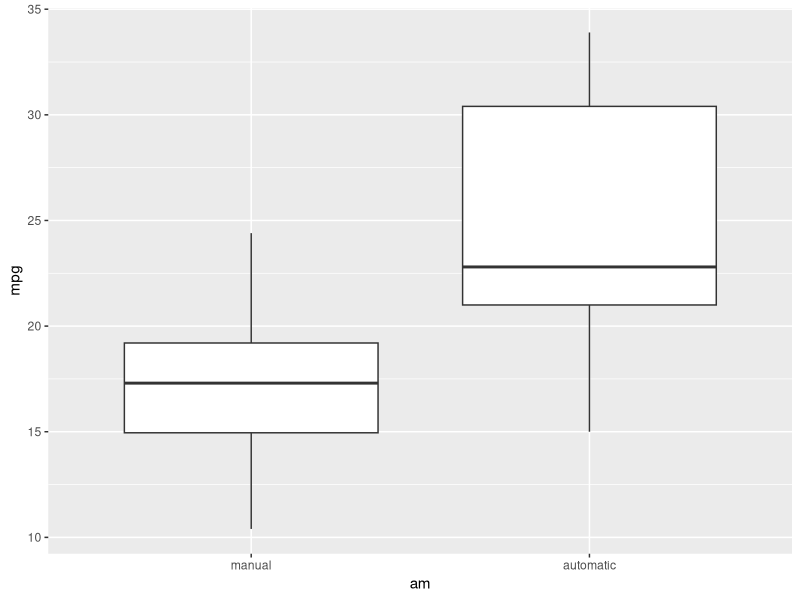
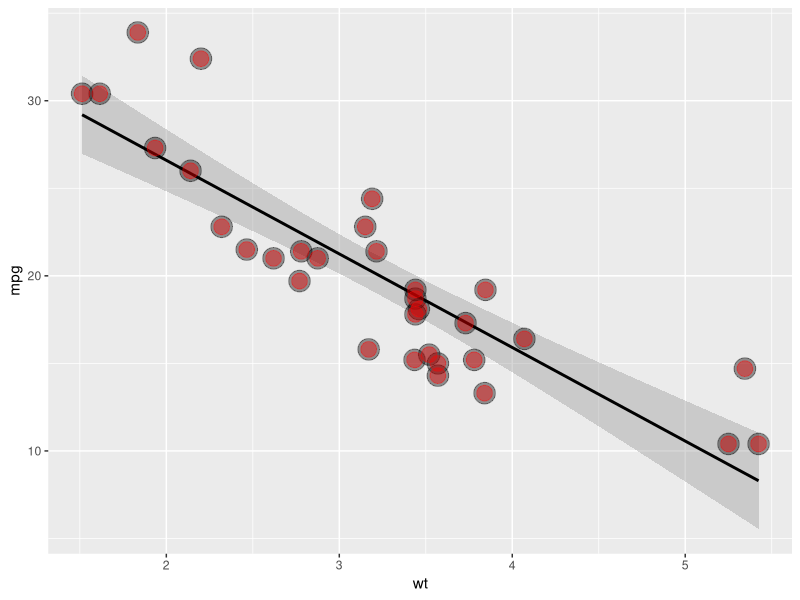
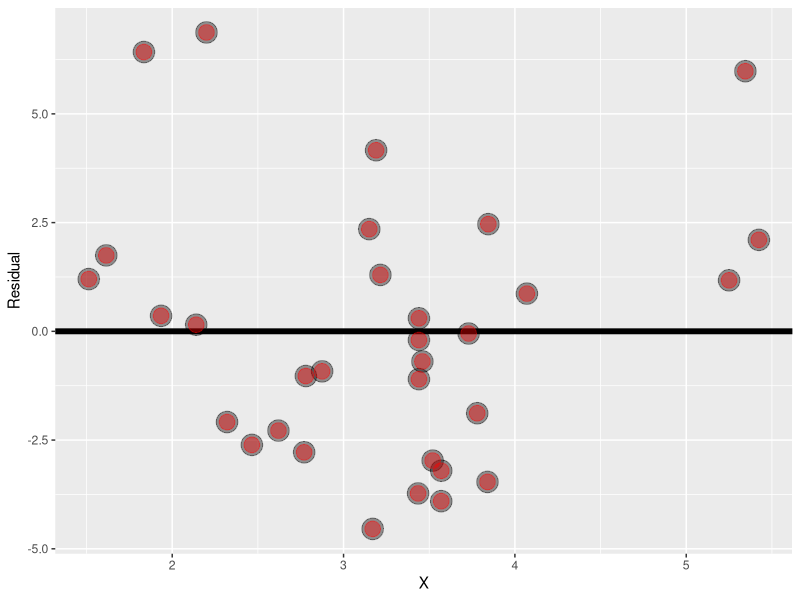

Recreate these plots in R, in order.
## ---- chunk 1
# initialize stuff
library(ggplot2)
library(dplyr, warn.conflicts=F)
## ---- chunk 2
data <- mtcars  %>% transform( am = factor(am, labels = c("manual", "automatic")))
g <- ggplot(data, aes(x = am, y = mpg))
g <- g + geom_boxplot()
g
## ---- chunk 3
summary(lm(mpg ~ ., data=data))$coefficients
## ---- chunk 4
summary(lm(mpg ~ wt + am, data=data))$coefficients
## ---- chunk 5
fit <- lm(mpg ~ wt, data=data)
summary(fit)
## ---- chunk 6
g = ggplot(data, aes(x = wt, y = mpg))
g = g + geom_smooth(method = "lm", colour = "black")
g = g + geom_point(size = 7, colour = "black", alpha = 0.4)
g = g + geom_point(size = 5, colour = "red", alpha = 0.4)
g

## ---- chunk 7
g = ggplot(data.frame(x = data$wt, y = resid(fit)), 
           aes(x = x, y = y))
g = g + geom_hline(yintercept = 0, size = 2); 
g = g + geom_point(size = 7, colour = "black", alpha = 0.4)
g = g + geom_point(size = 5, colour = "red", alpha = 0.4)
g = g + xlab("X") + ylab("Residual")
g
